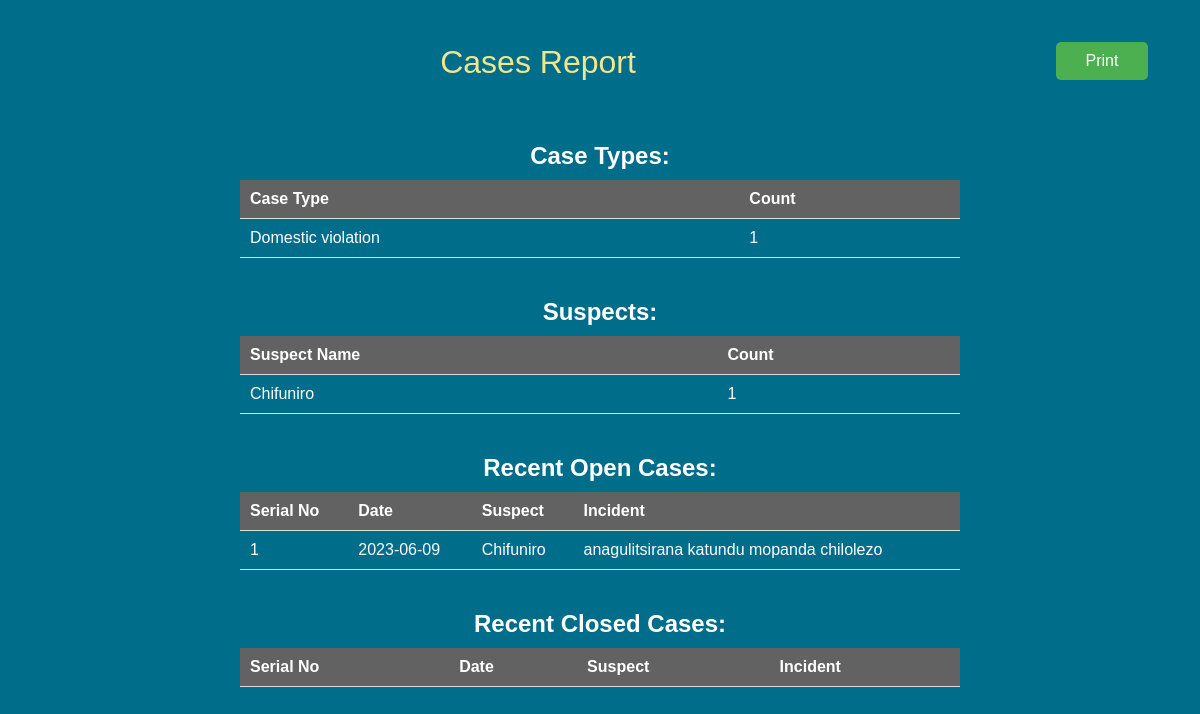
Screenshot of /db/report_view.php with the database file from the repository.
### tables this page shows
CREATE TABLE `cases` (
  `serial_no` varchar(10) NOT NULL,
  `suspect_name` text NOT NULL,
  `victim_name` text NOT NULL,
  `incident` varchar(10000) NOT NULL,
  `location` varchar(100) NOT NULL,
  `date` date NOT NULL,
  `type` varchar(50) NOT NULL,
  `file` binary(255) NOT NULL,
  `status` text NOT NULL,
  `id` int(11) NOT NULL
);

### db/report_view.php (the view, shortened to what this page needs)
<?php
$connection = new Connection();
$conn = $connection->connect();
$sqlCaseTypes = "SELECT type, COUNT(*) as count FROM cases GROUP BY type ORDER BY count DESC";
$resultCaseTypes = mysqli_query($conn, $sqlCaseTypes);
$sqlSuspects = "SELECT suspect_name, COUNT(*) as count FROM cases GROUP BY suspect_name ORDER BY count DESC";
$resultSuspects = mysqli_query($conn, $sqlSuspects);
$sqlRecentOpenCases = "SELECT * FROM cases WHERE status = 'Open' ORDER BY date DESC LIMIT 5";
$resultRecentOpenCases = mysqli_query($conn, $sqlRecentOpenCases);
?>
<!DOCTYPE html>
<html>
<head>
</head>
<body>
    <div class="header">
        <h1>Cases Report</h1>
        <div class="print-container">
            <div class="print-button" onclick="toggleDropdownForm()"><i class="fas fa-file-download"></i> Print</div>
        </div>
    </div>
    <h2>Case Types:</h2>
    <table>
        <tr>
            <th>Case Type</th>
            <th>Count</th>
        </tr>
        <?php while ($rowCaseTypes = mysqli_fetch_assoc($resultCaseTypes)) { ?>
            <tr>
                <td><?php echo $rowCaseTypes['type']; ?></td>
                <td><?php echo $rowCaseTypes['count']; ?></td>
            </tr>
        <?php } ?>
    </table>
    <h2>Suspects:</h2>
    <table>
        <tr>
            <th>Suspect Name</th>
            <th>Count</th>
        </tr>
        <?php while ($rowSuspects = mysqli_fetch_assoc($resultSuspects)) { ?>
            <tr>
                <td><?php echo $rowSuspects['suspect_name']; ?></td>
                <td><?php echo $rowSuspects['count']; ?></td>
            </tr>
        <?php } ?>
    </table>
    <h2>Recent Open Cases:</h2>
    <table>
        <tr>
            <th>Serial No</th>
            <th>Date</th>
            <th>Suspect</th>
            <th>Incident</th>
        </tr>
        <?php while ($rowRecentOpenCases = mysqli_fetch_assoc($resultRecentOpenCases)) { ?>
            <tr>
                <td><?php echo $rowRecentOpenCases['id']; ?></td>
                <td><?php echo $rowRecentOpenCases['date']; ?></td>
                <td><?php echo $rowRecentOpenCases['suspect_name']; ?></td>
                <td><?php echo $rowRecentOpenCases['incident']; ?></td>
            </tr>
        <?php } ?>
    </table>
    <h2>Recent Closed Cases:</h2>
    <table>
        <tr>
            <th>Serial No</th>
            <th>Date</th>
            <th>Suspect</th>
            <th>Incident</th>
        </tr>
    </table>
</body>
</html>

### db/report_view.php (style rules this page uses)
body { font-family: Arial, sans-serif; background-color: rgb(0, 109, 139); margin: 20px; color: white; }
h1 { color: khaki; font-weight: 300; margin-top: 24px; text-align: center; flex: auto; }
h2 { margin-top: 40px; margin-bottom: 10px; text-align: center; }
table { width: 100%; border-collapse: collapse; margin: auto; margin-bottom: 20px; max-width: 720px; }
th, td { padding: 10px; text-align: left; border-bottom: 1px solid #ddd; }
th { background-color: #626262; }
.header { display: flex; align-items: center; justify-content: space-between; margin-bottom: 20px; }
.print-button { background-color: #4CAF50; color: white; padding: 10px; border: none; border-radius: 5px; cursor: pointer; width: 72px; text-align: center; margin-right: 32px; }
.print-container { position: relative; }

### rows the page displays
cases: id "1", date "2023-06-09", suspect_name "Chifuniro", incident "anagulitsirana katundu mopanda chilolezo"

### other values shown
$rowCaseTypes['type'] "Domestic violation"
$rowCaseTypes['count'] "1"
$rowSuspects['suspect_name'] "Chifuniro"
$rowSuspects['count'] "1"
